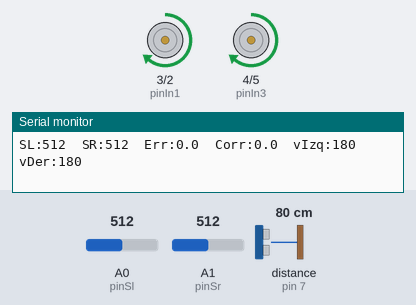
Bench run of a sketch on a simulated Arduino Uno, built with avr-gcc and run on an emulated ATmega328P. Shown: motor-driver pin pairs drawn as motors (green arrow = first pin HIGH = forward, orange = second pin HIGH = backward, longer = more drive, scaled by the enable pin), the last lines printed to the serial monitor. Wiring (inferred from the names in the program): ultrasonic range finder: trigger pin 6; echo pin 7. Inputs (shaded band) come from the test bench; at power-on: distance to the obstacle (sensor on pin 7) 80 cm, A0 (pinSl) = 512, A1 (pinSr) = 512. The echo pulse lasts 58.3 µs per cm.

Above: at 1.2 s.
1.3 s: distance to the obstacle (sensor on pin 7) set to 27 cm
4.3 s: distance to the obstacle (sensor on pin 7) set to 22 cm
At 4.8 s:
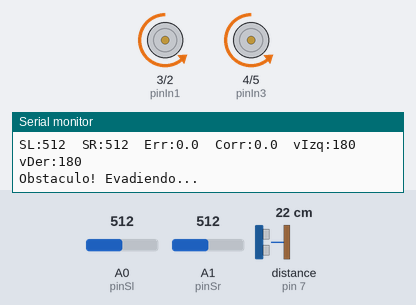
7.3 s: distance to the obstacle (sensor on pin 7) set to 35 cm
At 7.8 s:
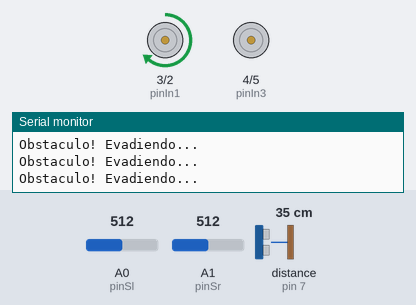
10.3 s: A0 (pinSl) set to 716
At 10.7 s:
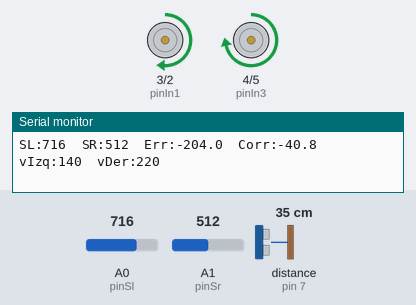
11.8 s: A1 (pinSr) set to 306
At 12.9 s:
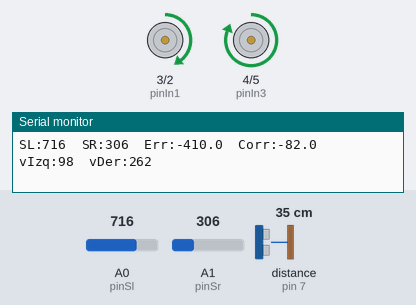
13.3 s: A1 (pinSr) set to 226
At 14.3 s:
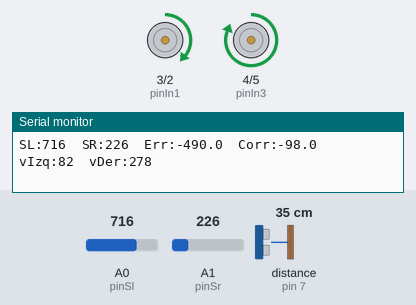
14.8 s: A1 (pinSr) set to 199
At 15.5 s:
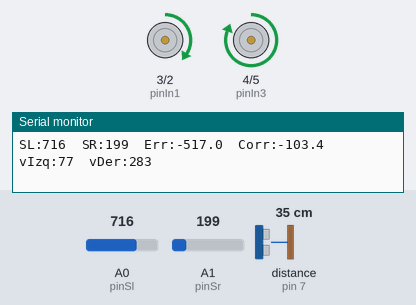
Timing chart, 0 to 17.8 s (numbered marks = the images above; inputs shaded):
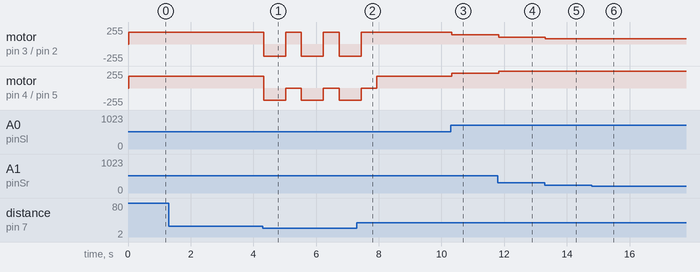

The sketch:

seguidorLinea05.ino
```cpp
// =====================================================
// seguidorLinea05 — Seguidor + Control de Velocidad PWM
// Arduino UNO + L293D + HC-SR04 + 2 sensores IR
// =====================================================
// Hardware:
//   sensorIzq (SL) = A0     sensorDer (SR) = A1
//   motorIzq: pinEna=9(PWM), pinIn1=3, pinIn2=2
//   motorDer: pinEnb=10(PWM), pinIn3=4, pinIn4=5
//   HC-SR04: pinTrigger=6, pinEcho=7
//
// IMPORTANTE: desconectar ENA y ENB del 5V fijo
//   y conectar a pines 9 y 10 del Arduino.
//
// Novedad respecto a 03:
//   - analogWrite() en ENA/ENB para variar velocidad
//   - Corrección proporcional: más error → más diferencia
//     de velocidad entre motores → giro más suave
//   - velIzq = velBase + correccion
//   - velDer = velBase - correccion
// =====================================================

const int pinSl      = A0;
const int pinSr      = A1;
const int pinEna     = 9;    // PWM — enable motor izquierdo
const int pinIn1     = 3;
const int pinIn2     = 2;
const int pinEnb     = 10;   // PWM — enable motor derecho
const int pinIn3     = 4;
const int pinIn4     = 5;
const int pinTrigger = 6;
const int pinEcho    = 7;

const float        kp         = 0.20; // ganancia proporcional
const int          velBase    = 180;  // PWM base (0-255)
const int          velMin     = 60;   // PWM mínimo — motor no para
const int          distMin    = 25;   // cm — distancia para evadir
const int          tRetroceso = 700;  // ms
const int          tGiro      = 500;  // ms
const unsigned long intervaloMs = 20; // ms — ciclo (50 Hz)

unsigned long tAnterior = 0;

// ── Movimiento con PWM ────────────────────────────

void moverMotores(int velIzq, int velDer) {
  velIzq = constrain(velIzq, velMin, 255);
  velDer = constrain(velDer, velMin, 255);
  digitalWrite(pinIn1, HIGH); digitalWrite(pinIn2, LOW);
  digitalWrite(pinIn3, HIGH); digitalWrite(pinIn4, LOW);
  analogWrite(pinEna, velIzq);
  analogWrite(pinEnb, velDer);
}

void retroceder() {
  digitalWrite(pinIn1, LOW); digitalWrite(pinIn2, HIGH);
  digitalWrite(pinIn3, LOW); digitalWrite(pinIn4, HIGH);
  analogWrite(pinEna, velBase);
  analogWrite(pinEnb, velBase);
}

void girarDerecha() {
  digitalWrite(pinIn1, HIGH); digitalWrite(pinIn2, LOW);
  digitalWrite(pinIn3, LOW);  digitalWrite(pinIn4, LOW);
  analogWrite(pinEna, velBase);
  analogWrite(pinEnb, 0);
}

void girarIzquierda() {
  digitalWrite(pinIn1, LOW);  digitalWrite(pinIn2, LOW);
  digitalWrite(pinIn3, HIGH); digitalWrite(pinIn4, LOW);
  analogWrite(pinEna, 0);
  analogWrite(pinEnb, velBase);
}

void detener() {
  analogWrite(pinEna, 0);
  analogWrite(pinEnb, 0);
}

// ── Ultrasonido ───────────────────────────────────

float medirDistancia() {
  digitalWrite(pinTrigger, LOW);  delayMicroseconds(2);
  digitalWrite(pinTrigger, HIGH); delayMicroseconds(10);
  digitalWrite(pinTrigger, LOW);
  long d = pulseIn(pinEcho, HIGH, 25000);
  return d == 0 ? 999.0 : d * 0.034 / 2.0;
}

// ── Evasión simple ────────────────────────────────

void evitarObstaculo() {
  Serial.println("Obstaculo! Evadiendo...");
  detener();
  retroceder(); delay(tRetroceso);
  girarDerecha(); delay(tGiro);
  detener();
}

// ── Seguimiento con velocidad proporcional ────────

void seguirLineaPWM() {
  float lecturaSl = analogRead(pinSl);
  float lecturaSr = analogRead(pinSr);

  // error positivo → SR ve más negro → ir a la izquierda
  float error      = lecturaSr - lecturaSl;
  float correccion = kp * error;

  int velIzq = velBase + (int)correccion;
  int velDer = velBase - (int)correccion;

  moverMotores(velIzq, velDer);

  Serial.print("SL:"); Serial.print((int)lecturaSl);
  Serial.print("  SR:"); Serial.print((int)lecturaSr);
  Serial.print("  Err:"); Serial.print(error, 1);
  Serial.print("  Corr:"); Serial.print(correccion, 1);
  Serial.print("  vIzq:"); Serial.print(velIzq);
  Serial.print("  vDer:"); Serial.println(velDer);
}

// ─────────────────────────────────────────────────

void setup() {
  pinMode(pinEna, OUTPUT); pinMode(pinEnb, OUTPUT);
  pinMode(pinIn1, OUTPUT); pinMode(pinIn2, OUTPUT);
  pinMode(pinIn3, OUTPUT); pinMode(pinIn4, OUTPUT);
  pinMode(pinTrigger, OUTPUT);
  pinMode(pinEcho, INPUT);
  Serial.begin(9600);
}

void loop() {
  unsigned long tAhora = millis();
  if (tAhora - tAnterior >= intervaloMs) {
    tAnterior = tAhora;

    float dist = medirDistancia();

    if (dist < distMin) {
      evitarObstaculo();
      return;
    }

    seguirLineaPWM();
  }
}
```

Measured:
- the behaviour switches between 26 and 25 cm on distance to the obstacle (sensor on pin 7) (found by bisection; images 0 and 1)
- after the input at 4.3 s, motor on pin 3 (pinIn1) / pin 2 (pinIn2): alternates forward 180/255 for 0.50 s and backward 180/255 for 0.70 s, starting at once; motor on pin 4 (pinIn3) / pin 5 (pinIn4): alternates backward 180/255 for 0.70 s and stopped for 0.50 s, starting at once
- after the input at 7.3 s, motor on pin 3 (pinIn1) / pin 2 (pinIn2): goes on until 7.4 s, then stays forward 180/255
- after the input at 10.3 s, motor on pin 3 (pinIn1) / pin 2 (pinIn2): forward 180/255 → forward 140/255 at once; motor on pin 4 (pinIn3) / pin 5 (pinIn4): forward 180/255 → forward 220/255 at once
- after the input at 11.8 s, motor on pin 3 (pinIn1) / pin 2 (pinIn2): forward 140/255 → forward 98/255 at once; motor on pin 4 (pinIn3) / pin 5 (pinIn4): forward 220/255 → forward 255/255 at once
- after the input at 13.3 s, motor on pin 3 (pinIn1) / pin 2 (pinIn2): forward 98/255 → forward 82/255 at once
- after the input at 14.8 s, motor on pin 3 (pinIn1) / pin 2 (pinIn2): forward 82/255 → forward 77/255 at once
